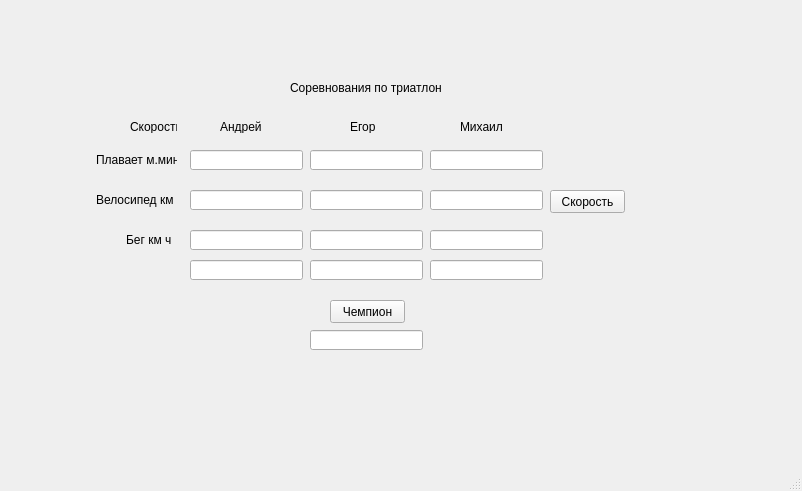
<?xml version="1.0" encoding="UTF-8"?>
<ui version="4.0">
 <class>MainWindow</class>
 <widget class="QMainWindow" name="MainWindow">
  <property name="geometry">
   <rect>
    <x>0</x>
    <y>0</y>
    <width>802</width>
    <height>491</height>
   </rect>
  </property>
  <property name="windowTitle">
   <string>MainWindow</string>
  </property>
  <widget class="QWidget" name="centralwidget">
   <widget class="QPushButton" name="pushButton">
    <property name="geometry">
     <rect>
      <x>550</x>
      <y>190</y>
      <width>75</width>
      <height>23</height>
     </rect>
    </property>
    <property name="text">
     <string>Скорость</string>
    </property>
   </widget>
   <widget class="QPushButton" name="bchamp">
    <property name="geometry">
     <rect>
      <x>330</x>
      <y>300</y>
      <width>75</width>
      <height>23</height>
     </rect>
    </property>
    <property name="text">
     <string>Чемпион</string>
    </property>
   </widget>
   <widget class="QLineEdit" name="lineeditplavaetmiha">
    <property name="geometry">
     <rect>
      <x>430</x>
      <y>150</y>
      <width>113</width>
      <height>20</height>
     </rect>
    </property>
   </widget>
   <widget class="QLineEdit" name="lineeditvelikmiha">
    <property name="geometry">
     <rect>
      <x>430</x>
      <y>190</y>
      <width>113</width>
      <height>20</height>
     </rect>
    </property>
   </widget>
   <widget class="QLineEdit" name="lineeditbegmiha">
    <property name="geometry">
     <rect>
      <x>430</x>
      <y>230</y>
      <width>113</width>
      <height>20</height>
     </rect>
    </property>
   </widget>
   <widget class="QLineEdit" name="lineeditbegegor">
    <property name="geometry">
     <rect>
      <x>310</x>
      <y>230</y>
      <width>113</width>
      <height>20</height>
     </rect>
    </property>
   </widget>
   <widget class="QLineEdit" name="lineeditvelikegor">
    <property name="geometry">
     <rect>
      <x>310</x>
      <y>190</y>
      <width>113</width>
      <height>20</height>
     </rect>
    </property>
   </widget>
   <widget class="QLineEdit" name="lineeditplavaetegor">
    <property name="geometry">
     <rect>
      <x>310</x>
      <y>150</y>
      <width>113</width>
      <height>20</height>
     </rect>
    </property>
   </widget>
   <widget class="QLineEdit" name="lineeditplavaetandrey">
    <property name="geometry">
     <rect>
      <x>190</x>
      <y>150</y>
      <width>113</width>
      <height>20</height>
     </rect>
    </property>
   </widget>
   <widget class="QLineEdit" name="lineeditvelikandrey">
    <property name="geometry">
     <rect>
      <x>190</x>
      <y>190</y>
      <width>113</width>
      <height>20</height>
     </rect>
    </property>
   </widget>
   <widget class="QLineEdit" name="lineeditbegandrey">
    <property name="geometry">
     <rect>
      <x>190</x>
      <y>230</y>
      <width>113</width>
      <height>20</height>
     </rect>
    </property>
   </widget>
   <widget class="QLineEdit" name="linechamp">
    <property name="geometry">
     <rect>
      <x>310</x>
      <y>330</y>
      <width>113</width>
      <height>20</height>
     </rect>
    </property>
   </widget>
   <widget class="QLabel" name="labelandrey">
    <property name="geometry">
     <rect>
      <x>220</x>
      <y>120</y>
      <width>47</width>
      <height>13</height>
     </rect>
    </property>
    <property name="text">
     <string>Андрей</string>
    </property>
   </widget>
   <widget class="QLabel" name="labelegor">
    <property name="geometry">
     <rect>
      <x>350</x>
      <y>120</y>
      <width>47</width>
      <height>13</height>
     </rect>
    </property>
    <property name="text">
     <string>Егор</string>
    </property>
   </widget>
   <widget class="QLabel" name="labelmiha">
    <property name="geometry">
     <rect>
      <x>460</x>
      <y>120</y>
      <width>47</width>
      <height>13</height>
     </rect>
    </property>
    <property name="text">
     <string>Михаил</string>
    </property>
   </widget>
   <widget class="QLabel" name="labelspeed">
    <property name="geometry">
     <rect>
      <x>130</x>
      <y>120</y>
      <width>47</width>
      <height>13</height>
     </rect>
    </property>
    <property name="text">
     <string>Скорость</string>
    </property>
   </widget>
   <widget class="QLabel" name="labelplavaet">
    <property name="geometry">
     <rect>
      <x>96</x>
      <y>150</y>
      <width>81</width>
      <height>20</height>
     </rect>
    </property>
    <property name="text">
     <string>Плавает м.мин</string>
    </property>
   </widget>
   <widget class="QLabel" name="labelvelik">
    <property name="geometry">
     <rect>
      <x>96</x>
      <y>190</y>
      <width>81</width>
      <height>20</height>
     </rect>
    </property>
    <property name="text">
     <string>Велосипед км ч</string>
    </property>
   </widget>
   <widget class="QLabel" name="labelbeg">
    <property name="geometry">
     <rect>
      <x>126</x>
      <y>230</y>
      <width>51</width>
      <height>20</height>
     </rect>
    </property>
    <property name="text">
     <string>Бег км ч</string>
    </property>
   </widget>
   <widget class="QLabel" name="labelmain">
    <property name="geometry">
     <rect>
      <x>290</x>
      <y>80</y>
      <width>151</width>
      <height>16</height>
     </rect>
    </property>
    <property name="text">
     <string>Соревнования по триатлону</string>
    </property>
   </widget>
   <widget class="QLineEdit" name="lineeditspeedandrey">
    <property name="geometry">
     <rect>
      <x>190</x>
      <y>260</y>
      <width>113</width>
      <height>20</height>
     </rect>
    </property>
   </widget>
   <widget class="QLineEdit" name="lineeditspeedegor">
    <property name="geometry">
     <rect>
      <x>310</x>
      <y>260</y>
      <width>113</width>
      <height>20</height>
     </rect>
    </property>
   </widget>
   <widget class="QLineEdit" name="lineeditspeedmiha">
    <property name="geometry">
     <rect>
      <x>430</x>
      <y>260</y>
      <width>113</width>
      <height>20</height>
     </rect>
    </property>
   </widget>
  </widget>
  <widget class="QMenuBar" name="menubar">
   <property name="geometry">
    <rect>
     <x>0</x>
     <y>0</y>
     <width>802</width>
     <height>21</height>
    </rect>
   </property>
  </widget>
  <widget class="QStatusBar" name="statusbar"/>
 </widget>
 <resources/>
 <connections/>
</ui>
